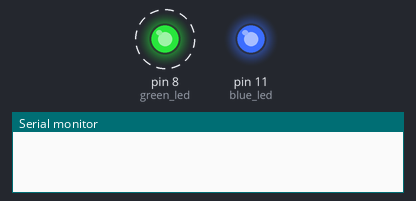
Bench run of a sketch on a simulated Arduino Uno, built with avr-gcc and run on an emulated ATmega328P. Shown: output pins drawn as LEDs (lit = HIGH), the last lines printed to the serial monitor. Dashed ring = blinking.

Above: at 0.1 s.
At 37.7 s:
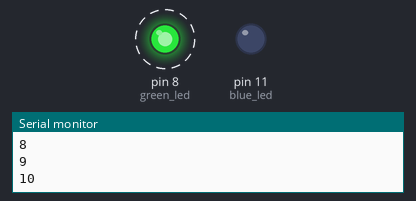
Timing chart, 0 to 40.0 s (numbered marks = the images above):
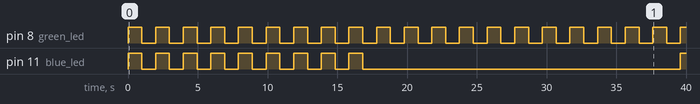

Measured:
- by itself, pin 8 (green_led): alternates HIGH for 0.99 s and LOW for 0.99 s
- by itself, pin 11 (blue_led): goes 8 × (HIGH 0.99 s, LOW 0.99 s), HIGH 0.99 s, LOW 22.8 s, then HIGH

The sketch:

resume_and_suspend.ino
```cpp
#include <Arduino_FreeRTOS.h>

const uint8_t green_led = 8;
const uint8_t blue_led = 11;
uint8_t count =0;
void green_led_fn(void*parm);
void blue_led_fn(void*parm);


TaskHandle_t Taskhandle1;
TaskHandle_t Taskhandle2;
void setup() {
 Serial.begin(9600);

 pinMode(green_led,OUTPUT);
 pinMode(blue_led,OUTPUT);

 digitalWrite(green_led,LOW);
 digitalWrite(blue_led,LOW);
 xTaskCreate(green_led_fn,"green_led_fn",100,NULL,1,&Taskhandle1);
 xTaskCreate(blue_led_fn,"blue_led_fn",100,NULL,2,&Taskhandle2);
 vTaskStartScheduler();
 delay(1000);
}

void loop() {
  // put your main code here, to run repeatedly:

}

void green_led_fn(void*parm)
{

   while(1)
   {


    if(count == 20)
    {
       vTaskResume(Taskhandle2);


    }
    count++;
    digitalWrite(green_led,HIGH);
    vTaskDelay(1000/portTICK_PERIOD_MS);
    digitalWrite(green_led,LOW);
    vTaskDelay(1000/portTICK_PERIOD_MS);

  }

}


void blue_led_fn(void*parm)
{

   while(1)
   {


    if(count == 10)
    {
       vTaskSuspend(Taskhandle2);

    }

    digitalWrite(blue_led,HIGH);
    vTaskDelay(1000/portTICK_PERIOD_MS);
    digitalWrite(blue_led,LOW);
    vTaskDelay(1000/portTICK_PERIOD_MS);
    Serial.print(count);
    Serial.print("\n");

  }

}
```

LED_SWITCH_RTOS.c
```cpp
#include <Arduino_FreeRTOS.h>

const int led =8;
const int push_button =7;

void red_led(void * parm);
void serial_print(void *param);
void push_but_read(void *param) ;
TaskHandle_t taskhandle1;
TaskHandle_t taskhandle2;
TaskHandle_t taskhandle3;
void setup() {
  Serial.begin(9600);
  xTaskCreate(red_led,"red_led",100,NULL,2,&taskhandle1);
  xTaskCreate(serial_print,"serial_print",100,NULL,1,&taskhandle2);
  xTaskCreate(push_but_read,"push_but_read",100,NULL,1,&taskhandle3);
  vTaskStartScheduler();
  pinMode(led,OUTPUT);
  pinMode(push_button,INPUT_PULLUP);
  digitalWrite(led,0);
  delay(5000);

}

void loop() {


}


void red_led(void * parm)
{

  while(2)
  {
     digitalWrite(led,1);
     vTaskDelay(1000/portTICK_PERIOD_MS);
     digitalWrite(led,0);
     vTaskDelay(1000/portTICK_PERIOD_MS);

  }
 }

void serial_print(void *param)
{
  while(2)
  {
  Serial.println("Hellow\n");
  vTaskDelay(3000/portTICK_PERIOD_MS);
  }
}


void push_but_read(void *param)
{
  while(2)
  {
  Serial.println(digitalRead(push_button));
   Serial.println("\n");
  vTaskDelay(2000/portTICK_PERIOD_MS);
  }
}
```
